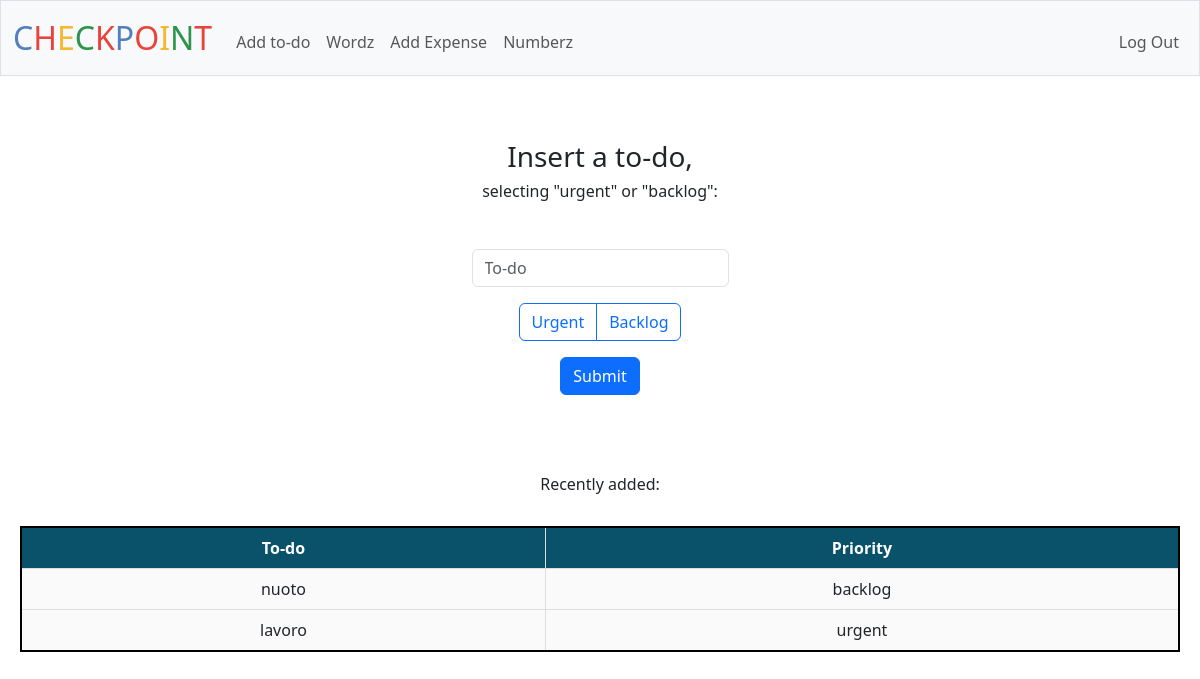
Screenshot of /todo (signed in) with the database file from the repository.
### tables this page shows
CREATE TABLE "todos" (
id INTEGER PRIMARY KEY AUTOINCREMENT NOT NULL,
username TEXT,
category TEXT,
item TEXT,
status TEXT,
timedate DATETIME DEFAULT CURRENT_TIMESTAMP,
FOREIGN KEY (username) REFERENCES users(username)
);

### app.py (the view)
@app.route("/todo", methods=["GET", "POST"])
@login_required
def todo():
    if request.method == "POST":
        todo=request.form.get("todo")
        prio=request.form.get("prio")
        if not todo or not prio:
            flash("Missing information. Try Again")
            return redirect("/todo")
        if db.execute("SELECT * FROM todos WHERE username = ? AND item = ?", session["username"], todo):
            flash("This todo already exists. Try Again")
            return redirect("/todo")
        db.execute("INSERT INTO todos (username, category, item, status) VALUES (?,?,?,?)",session["username"], prio, todo, "open")
        return redirect("/todo")
    else: #if GET mando html
        todo_history = db.execute("SELECT item, category FROM todos WHERE username = ? ORDER BY timedate DESC LIMIT 5", session["username"])
        return render_template("todo.html", todo_history=todo_history)

### app.py (called while the page is built)
@app.after_request
def after_request(response):
    response.headers["Cache-Control"] = "no-cache, no-store, must-revalidate"
    response.headers["Expires"] = 0
    response.headers["Pragma"] = "no-cache"
    return response

### helpers.py (called while the page is built)
def login_required(f):
    @wraps(f)
    def decorated_function(*args, **kwargs):
        if session.get("user_id") is None:
            return redirect("/login")
        return f(*args, **kwargs)
    return decorated_function

### templates/todo.html (shortened to what this page needs)
{% extends "layout.html" %}
{% block main %}
<p>
    <h3> Insert a to-do,</h3>
    <h6> selecting "urgent" or "backlog":</h6><br>
</p>
<form action="/todo" method="post">
    <div class="mb-3">
        <input autocomplete="off" autofocus class="form-control mx-auto w-auto" name="todo" placeholder="To-do" type="text">
    </div>
    <div class="mb-3 btn-group" role="group">
        <label class="btn btn-outline-primary" for="urgent">Urgent</label>
        <label class="btn btn-outline-primary" for="backlog">Backlog</label>
    </div>
    <div class="mb-3">
        <button class="btn btn-primary" type="submit">Submit</button>
    </div>
</form>
    <p>
        <br><br></vr><h6>Recently added:</h6>
    </p>
    <table>
        <tr>
            <th>To-do</th>
            <th>Priority</th>
        </tr>
        {% for row in todo_history %}
        <tr>
            <td>{{ row.item }}</td>
            <td>{{ row.category }}</td>
        </tr>
        {% endfor %}
    </table>
{% endblock %}

### static/styles.css (style rules this page uses)
table { margin-top: 2rem; margin-bottom: 3rem; margin-left: auto; margin-right: auto; border: 2px solid black; border-collapse: collapse; background-color: #FAFAFA; }
td, th { border: 1px solid black; padding: 8px; text-align: center; }
th { background-color: #0A5269; color: white; }
table { width: 100%; border-collapse: collapse; }
table th, table td { border: 1px solid #ddd; padding: 8px; }

### rows the page displays
todos: item "nuoto", category "backlog"
todos: item "lavoro", category "urgent"
